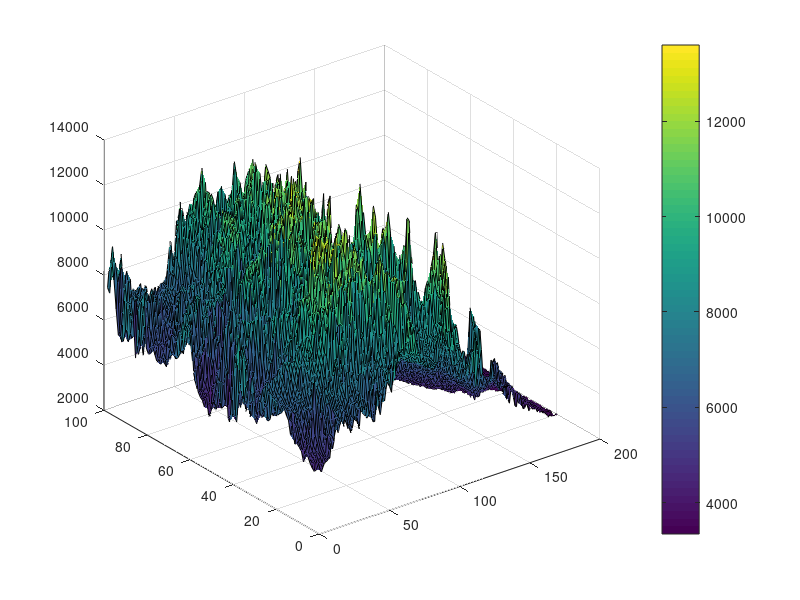

Write MATLAB code to recreate this figure. (Note: this script raises an error after producing the figure.)
clear;
clc;
close all

elev_data = load('test.mat');
data = cell2mat(struct2cell(elev_data));

figure;
surf(data);
colorbar
hold on




slice = data(30,:);
new_h = smoothdata(slice);


figure;
hold on
plot(slice);
plot(new_h);


N = size(new_h,2);

xspan = linspace(-1,2,N);
%h = exp(-((xspan-1)/.1).^2)/2;
%h = -exp(-((xspan-1/2)/.1).^2)/2 + exp(-(xspan/.1).^2)/2;
h = new_h;
dh = gradient(h)./gradient(xspan);
g = 9.8;


%% ode45 (Runge-Kutta)


u1 = 180; % only JUST big enough to break!!
Dvals = 10000; % subcritical
%uvals = 12;

figure;
hold on
%plot(xspan,h,'LineWidth',2);

for j=1:size(Dvals,2)
    D1 = Dvals(j);


    %[xspan,y] = ode45(@(x,y) fun(x,y,xspan,dh,g), xspan, [u1; D1]);
    [xspan,y] = ode45(@(x,y) fun2(x,y,xspan,dh,g,u1,D1), xspan, u1);
%     
%     u = y(:,1);
%     D = y(:,2);

u = y;
D = u1*D1./y;
    
    Fr = u.^2./(g*D);
        hold on
    
    %subplot(3,2,j);
    %plot(xspan,D+h','LineWidth',2);
    plot(xspan,u,'LineWidth',2);
    %plot(xspan, u.*D);
    plot(xspan,Fr,'LineWidth',2);

    
%     str = ['Fr = ', num2str(Fr)];
%     title(str);
    
    %legend(num2str(uvals)');

    %legend('h','D+h');

    %title('D=1, u=12, Fr=15');
    
    xlabel('x');

    legend('flow speed','Froude number');

    set(gca,'TickLength',[0.02, 0.05]);
    set(gca,'LineWidth',1);
    box on

    ax = gca;
    ax.FontSize = 15;
end





% %% forward Euler -- DO NOT USE
% u = zeros(N,1);
% D = zeros(N,1);
% ds = (xspan(end) - xspan(1)) / N;
% % u(1) = 1;
% % D(1) = 1;
% 
% u(1) = 6;
% Dvals = [1/2, 1, 3, 6, 8];
% 
% figure;
% 
% for j=1:size(Dvals,2)
%     D(1) = Dvals(j);
% 
%     Fr = u(1)^2/(g*D(1)^2);
% 
%     for i=1:N-1
%         D(i+1) = D(i) + ds * (1 - g*D(i)/u(i)^2)^(-1) * g * D(i)/u(i)^2 * dh(i);
%     %     if D(i+1) < h(i+1) % make sure the fluid height doesn't drop below the mountain
%     %         D(i+1) = h(i+1);
%     %     end
%         u(i+1) = u(i) * (1 - (D(i+1)-D(i))/D(i));
%     end
%     
%     
%     subplot(3,2,j);
%     plot(xspan,D+h');
%     hold on
%     plot(xspan,h);
%     
%     str = ['Fr = ', num2str(Fr)];
%     title(str);
%     
%     legend('D','h');
%     
%     xlabel('x');
%     ylabel('y');
% 
%     set(gca,'TickLength',[0.02, 0.05]);
%     set(gca,'LineWidth',1);
% 
%     ax = gca;
%     ax.FontSize = 15;
% end


%% functions

function dydx = fun(x,y,xspan,dh,g)
dh_an = interp1(xspan,dh,x);
dydx = [-g*dh_an ./ (y(1)-y(2)./y(1)); -g*dh_an ./ (-y(1).^2./y(2)+g)];
end

function dydx_1D = fun2(x,y,xspan,dh,g,u1,D1)
dh_an = interp1(xspan,dh,x);
dydx_1D = -g*dh_an ./ (y-(g*u1*D1)./y.^2);
end















